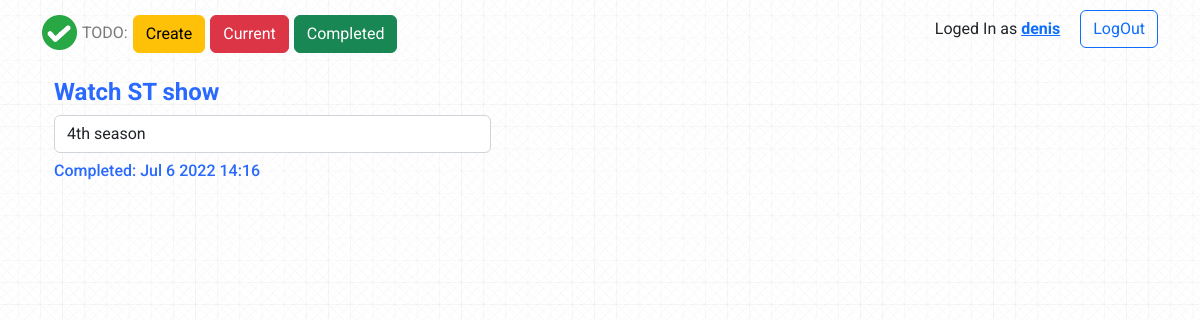
Page /todo/18 (signed in) on the committed database.
### todo/models.py (models this page shows, shortened)
class ToDo(models.Model):
    title = models.CharField(max_length=100)
    memo = models.TextField(blank=True)
    date = models.DateTimeField(auto_now_add=True)
    date_completed = models.DateTimeField(null=True, blank=True)
    important = models.BooleanField(default=False)
    user = models.ForeignKey(User, on_delete=models.CASCADE)

### todo/views.py (the view, shortened to what this page needs)
# urls.py: path('todo/<int:todo_pk>', views.viewtodo, name = 'viewtodo'),
@login_required
def viewtodo(request, todo_pk):
    todo = get_object_or_404(ToDo, pk=todo_pk, user=request.user)
    if request.method == 'GET':
        form = FormTodo(instance=todo, )
        return render(request, 'todo/viewtodo.html', {'todo':todo, 'form':form})

### todo/templates/todo/viewtodo.html (shortened to what this page needs)
{% extends 'todo/base.html' %}
{% block content %}
<div class="container">
    <div class="view-block">
        <div class="view-header">
            <h4>{{ todo.title }}</h4>
        </div>
        <div class="view-form">
            {% if todo.date_completed %}
            {% if todo.memo %}
            <h5 class="form-control">{{ todo.memo }}</h5>
            {% endif %}
            <h6>Completed: {{ todo.date_completed|date:'M j Y H:i' }}</h6>
        {% endif %}
    </div>
</div>
{% endblock %}

### todo/templates/todo/base.html (shortened to what this page needs)
{% load static %}
<!doctype html>
<html lang="en">
  <head>
    <link href="https://cdn.jsdelivr.net/npm/bootstrap@5.2.0-beta1/dist/css/bootstrap.min.css" rel="stylesheet">
    <link rel="stylesheet" href="{% static 'css/style.css'%}">
  </head>
  <body>
    <div class="header">
        <div class="container">
            <nav>
                <div class="menu col-md-8">
                    <div class="menu_btn">
                        <a class="logo-ref" href="/">
                            <img src="{% static 'img/Logo.png' %}" width="35" height="35" class="d-inline-block align-top" alt="Logo">
                            <div class="logo_title">TODO:</div>
                        </a>
                        <a href="{% url 'createtodo' %}">
                            <button type="button" class="btn btn-warning">Create</button>
                        </a>
                        <a href="{% url 'currenttodos' %}">
                            <button type="button" class="btn btn-danger">Current</button>
                        </a>
                        <a href="{% url 'completedtodos' %}">
                            <button type="button" class="btn btn-success">Completed</button>
                        </a>
                    </div>
                </div>
                <div class="logout col-md-4">
                    {% if user.is_authenticated  %}
                    <div class="user_name_loggin">Loged In as
                        <span>
                            <a href="{% url 'currenttodos' %}">
                                {{ user.username }}
                            </a>
                        </span>
                    </div>
                    <form  action="{% url 'logoutuser' %}" method="POST">
                    <button type="submit" class="btn btn-outline-primary">LogOut</button>
                    </form>
                    {% endif %}
                </div>
            </nav>
        </div>
    </div>
    <div class="container">
        {% block content %}{% endblock %}
    </div>
  </body>
</html>

### static/css/style.css (style rules this page uses)
body { font-family:Roboto;background:url(../img/bg_middle.jpg) center center/ cover repeat }
nav { margin-top:10px;display:flex }
.form-control { width:40% }
.menu { display:flex;align-content:center;padding:5px 0 }
.menu .menu_btn { display:flex }
.menu .logo-ref { display:flex }
.menu a { margin-right:5px;text-decoration:none }
.menu .menu_btn .logo_title { color:#7a7a7a;text-align:center;line-height:36px }
.menu .menu_btn img { margin-right:5px }
.logout { display:flex;justify-content:right;align-content:center }
.logout .user_name_loggin { margin-right:20px;padding:7px 0 5px }
.logout .user_name_loggin span { color:blue;font-weight:700 }
.view-block { margin-top:20px }
.view-header h4 { color:rgba(0,76,255,0.841);font-weight:700 }
.view-form h6 { color:rgba(0,76,255,0.841) }

### rows in the picture
ToDo: title "Watch ST show", memo "4th season", date_completed "Jul 6 2022 14:16"

### other values in the picture
{{ user.username }} "denis"
